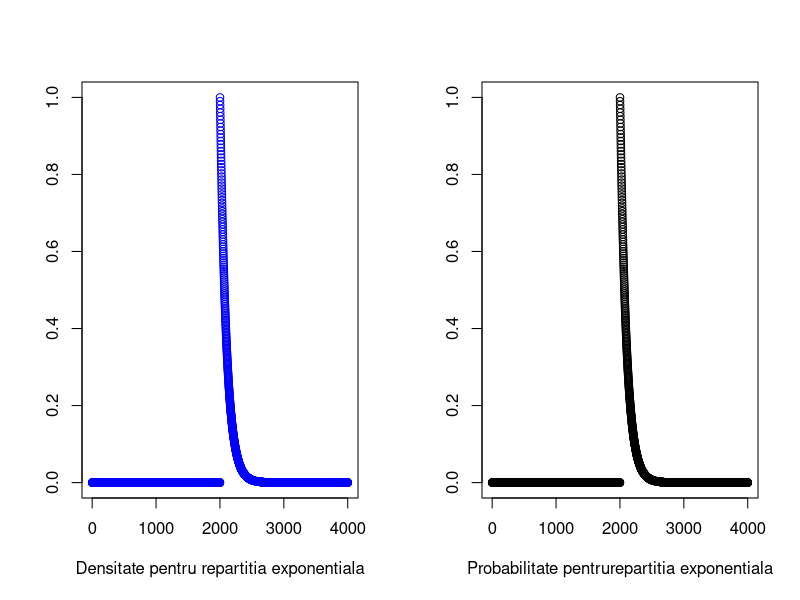
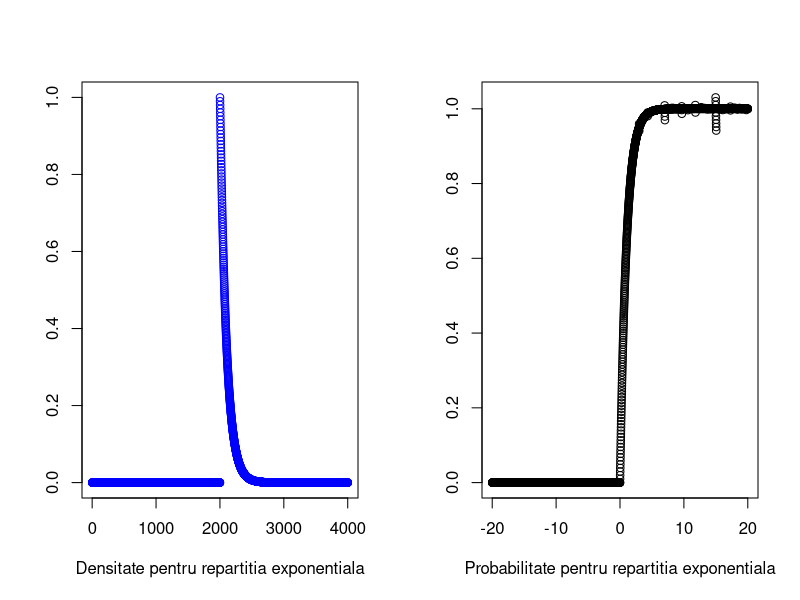
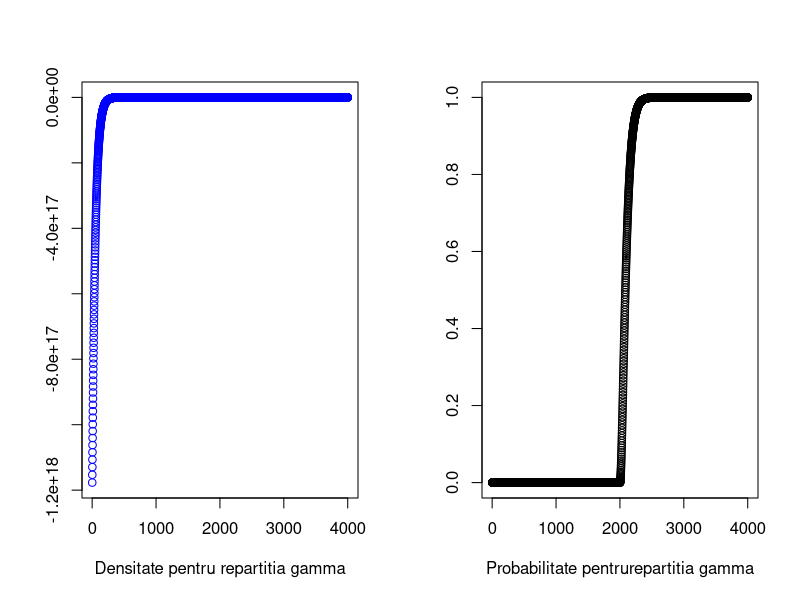
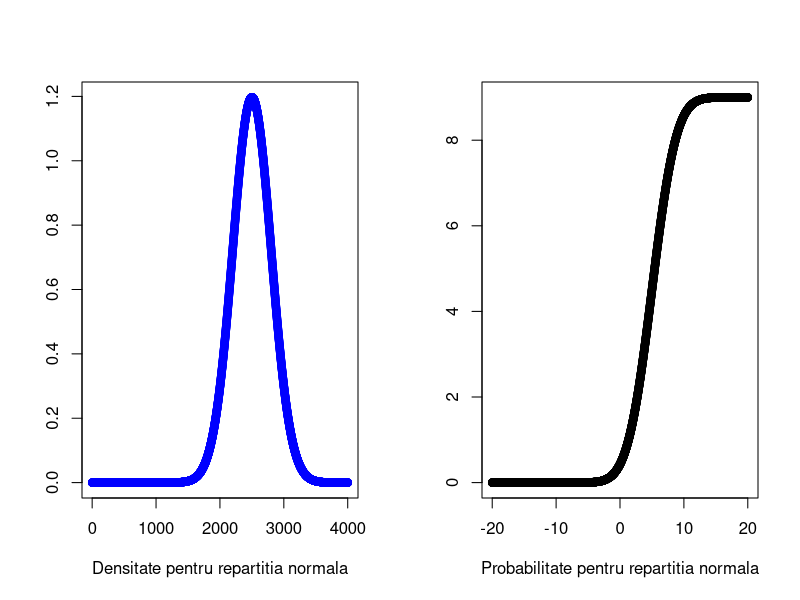

Recreate these plots in R, in order.
# Helper pentru a sterge graficele din 'Plots' in Rstudio
clear_plots <- function() {
  if(!is.null(dev.list())) {
    dev.off()
  }
}

# Densitate pentru repartitia normala
# https://en.wikipedia.org/wiki/Normal_distribution
# Puteam folosi si dnorm
#
# m: media
# sd: deviatia standard
density_normal_distribution <- function(x, m, sd) {
  return(exp(-0.5 * ((x - m) / sd) ^ 2) / (1 / sd * sqrt(2 * pi)))
}

# Densitate pentru repartitia exponentiala
# https://en.wikipedia.org/wiki/Exponential_distribution
density_exponential_distribution <- function(x, lambda) {
  return(ifelse(x >= 0, lambda * exp(-lambda * x), 0))
}

# CDF pentru repartitia exponentiala
cdf_exponential_distribution <- function(x, lambda) {
  return(ifelse(x >= 0, lambda * exp(-lambda * x), 0))
}

# Densitate pentru repartitia gamma
# https://en.wikipedia.org/wiki/Gamma_distribution
density_gamma_distribution <- function(x, shape, scale) {
  return(((scale ^ shape) * (x ^ (shape - 1)) * exp(-shape * x)) / gamma(shape))
}

# CDF pentru repartitia gamma
# Aici am folosit direct pgamma deoarce nu am stiut cum sa traduc toate functiile din cdf-ul normal
cdf_gamma_distribution <- function(x, shape_, scale_) {
  return(pgamma(x, shape=shape_, scale=scale_))
}

# Functie generica ce accepta orice functie f cu un parametru x pe care o va desena
# cdf se poate da ca argument daca se stie o functie de distributie cumulativa pentru f
probability_any_distribution <- function(f, dist_name, center, offset, step=0.01, cdf=NULL) {
  from <- center - offset
  to <- center + offset
  step <- 0.01
  interval <- seq(from, to, step)
  
  if(is.null(cdf)) {
    probability <- function(t) {
      return(integrate(f, lower=-Inf, upper=t)$value)
    }
  
    # aplica functia probability pe un interval
    vect_probability = Vectorize(probability, vectorize.args='t')
  
    # Pun 2 grafice unul langa altul
    par(mfrow=c(1, 2))
    plot(f(x=interval), col="blue", xlab=paste("Densitate pentru ", dist_name, sep=""), ylab="")
    plot(interval, vect_probability(interval), xlab=paste("Probabilitate pentru ", dist_name, sep=""), ylab="")
  }
  else {
    par(mfrow=c(1, 2))
    plot(f(x=interval), col="blue", xlab=paste("Densitate pentru ", dist_name, sep=""), ylab="")
    plot(cdf(x=interval), xlab=paste("Probabilitate pentru", dist_name, sep=""), ylab="")
  }
}

# Exemple:

clear_plots()
probability_any_distribution(
  f=function(x) { return(density_exponential_distribution(x, lambda=1)) },
  cdf=function(x) { return(cdf_exponential_distribution(x, lambda=1)) },
  dist_name="repartitia exponentiala",
  center=0,
  offset=20
)

clear_plots()
# Exponentiala fara CDF
probability_any_distribution(
  f=function(x) { return(density_exponential_distribution(x, lambda=1)) },
  dist_name="repartitia exponentiala",
  center=0,
  offset=20
)

clear_plots()
probability_any_distribution(
  f=function(x) { return(density_gamma_distribution(x, shape=2, scale=1/2)) },
  cdf=function(x) { return(cdf_gamma_distribution(x, shape_=2, scale_=1/2)) },
  dist_name="repartitia gamma",
  center=0,
  offset=20
)

clear_plots()
probability_any_distribution(
  f=function(x) { return(density_normal_distribution(x, m=5, sd=3)) },
  dist_name="repartitia normala",
  center=0,
  offset=20
)
